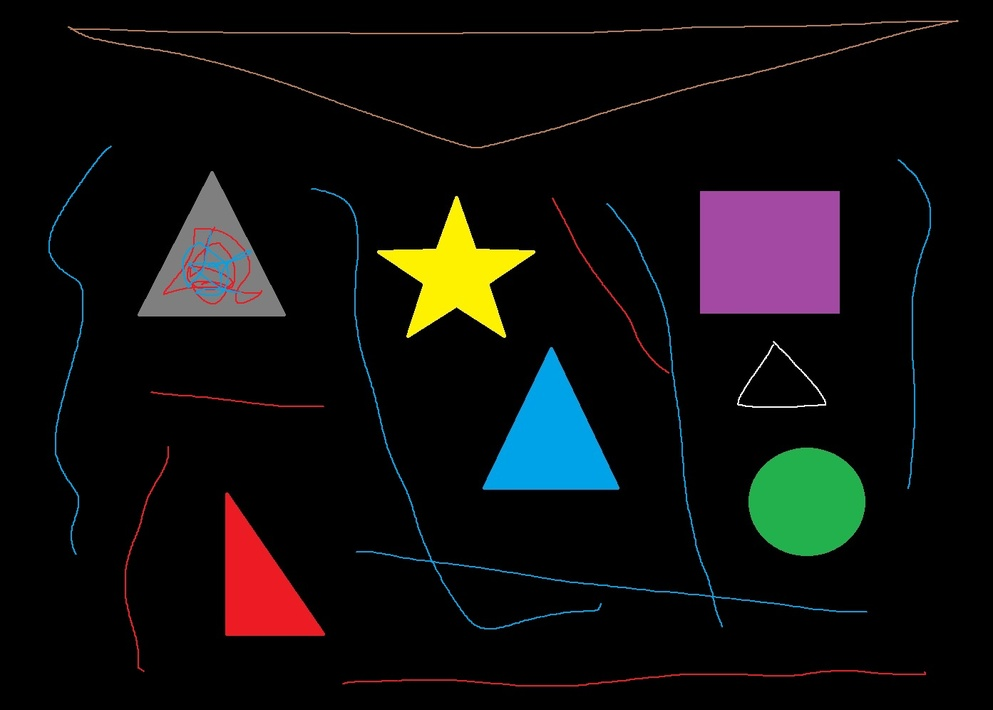
#> input picture Lab_work_3/image.jpg, 993 x 710 px, shrunk from 1393 x 996 before the run
$ python script2.py
#> lines starting #> are read from the running program, lines starting #| are printed output that depends on the picture; after the words box and inside, x2 and y2 are one past the last pixel; in counts of white or black regions, pixels touching at a corner belong together
"""
Виділення контору трикутника на цифровому растровому зображенні
"""

import cv2
from matplotlib import pyplot as plt


def show_image(image):
    """ Показ зображення """
    plt.imshow(image)
    plt.show()


def image_read(file_image):
    """ Зчитування зображення з файлу """
#> called with file_image = 'image.jpg'
    image = cv2.imread(file_image)
#> image is the input picture: shape (710, 993, 3); mean B, G, R 13.1, 13.5, 14.1
    image_in_rgb = cv2.cvtColor(image, cv2.COLOR_BGR2RGB)
    return image_in_rgb


def image_processing(image):
    """ Обробка зображення """
    gray = cv2.cvtColor(image, cv2.COLOR_RGB2GRAY)
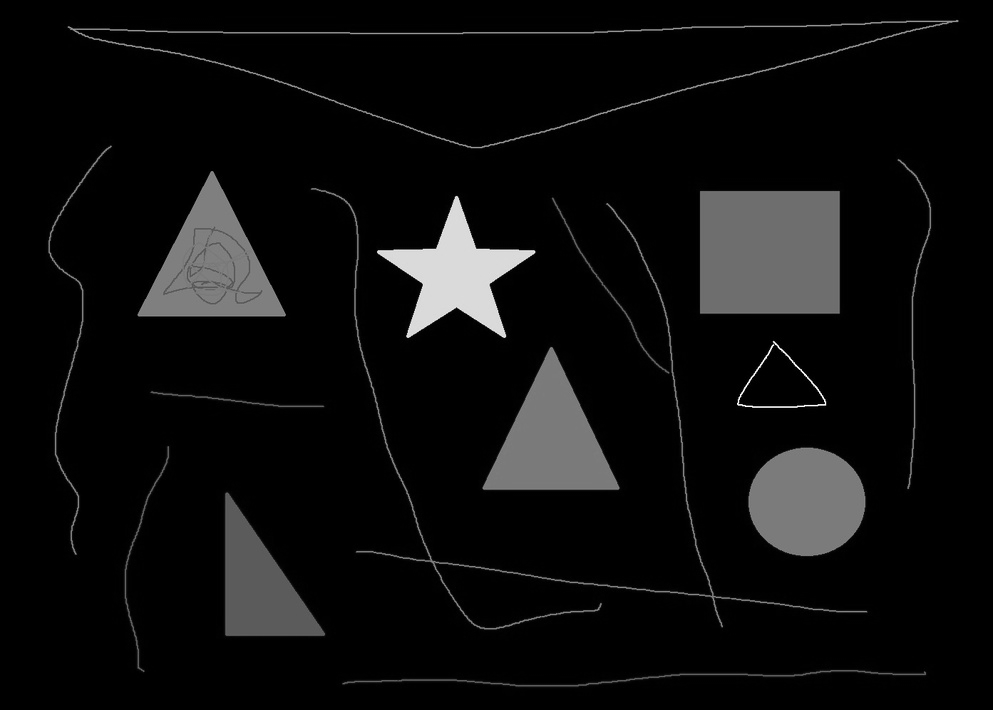
#> gray: shape (710, 993); min 0, max 255, mean 13.6
    blurred = cv2.GaussianBlur(gray, (5, 5), 0)
    edged = cv2.Canny(blurred, 50, 150)
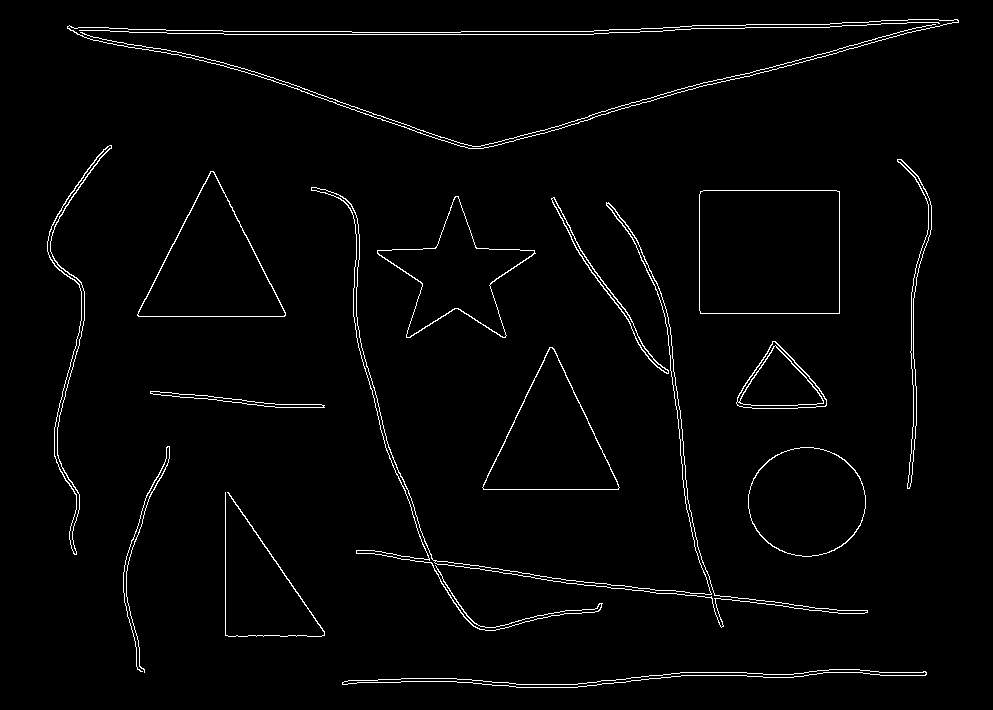
#> edged: shape (710, 993); 2.1% white in thin lines or dots, all inside (x1, y1, x2, y2) = (47, 19, 959, 688)
    kernel = cv2.getStructuringElement(cv2.MORPH_RECT, (5, 5))
    closed = cv2.morphologyEx(edged, cv2.MORPH_CLOSE, kernel)
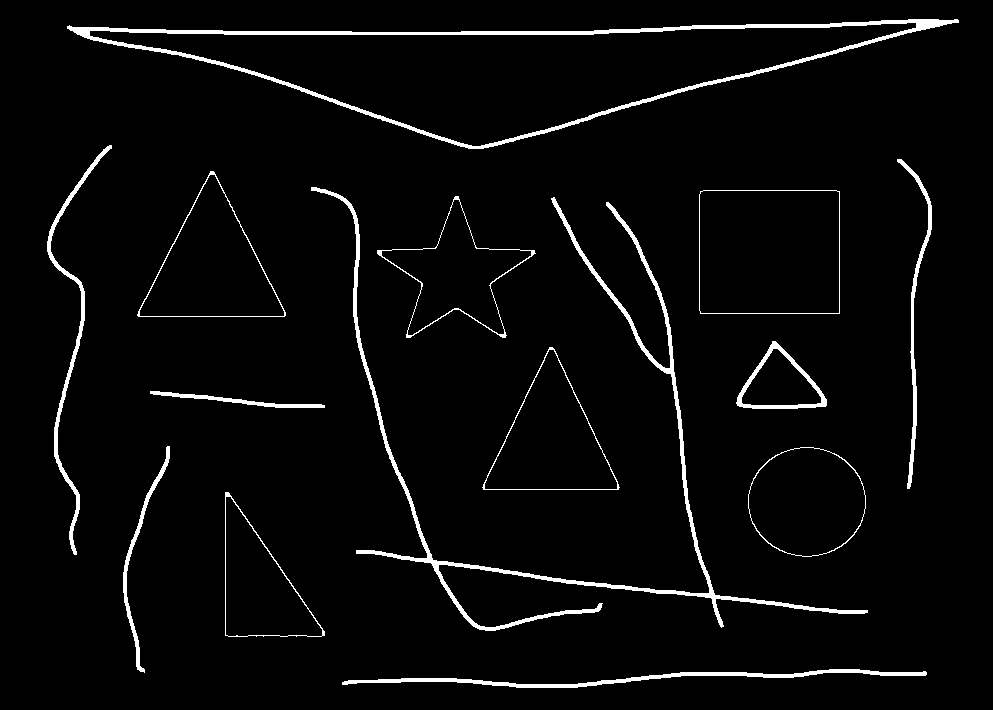
#> closed: shape (710, 993); 3.6% white; 14 white regions
    return closed


def image_contours(image):
    """ Знаходження контурів """
    contours, _ = cv2.findContours(image.copy(), cv2.RETR_EXTERNAL, cv2.CHAIN_APPROX_SIMPLE)
#> contours = 14 contours; largest, box (x1, y1, x2, y2) and area: (67, 19, 959, 149) 50492, (699, 190, 840, 314) 17209, (137, 171, 286, 317) 11166, (482, 347, 620, 490) 10136, (748, 447, 866, 557) 10023
    return contours


def save_result(file_name, image_in_rgb):
    """ Збереження результату у файл """
    image_in_bgr = cv2.cvtColor(image_in_rgb, cv2.COLOR_RGB2BGR)
    cv2.imwrite(file_name, image_in_bgr)


def image_recognition(image, contours):
    """ Розпізнавання трикутника """
    total_triangles = 0
    for contour in contours:
        peri = cv2.arcLength(contour, True)
        approx = cv2.approxPolyDP(contour, 0.05 * peri, True)
        if len(approx) == 3:
            cv2.drawContours(image, [approx], -1, (0, 255, 0), 4)
            total_triangles += 1
    return image, total_triangles


image_entrance = image_read("image.jpg")
show_image(image_entrance)

image_exit = image_processing(image_entrance)
show_image(image_exit)

image_contours = image_contours(image_exit)
#> image_contours has the same summary as contours in image_contours

result, total_figures = image_recognition(image_entrance, image_contours)
#> the loop in image_recognition, `for contour in contours:` made 14 passes
#> (peri, approx) on passes 1, 2, 3, 4, 5, 6, 7, 9, 11, 12, 13, 14: (1199.3, [[926, 672], [342, 684]]), (432.7, [[225, 492], [225, 635], [324, 635]]), (374.7, [[800, 447], [748, 508], [811, 556], [865, 495]]), (509.1, [[169, 446], [123, 572], [144, 672], [126, 571]]), (363.6, [[150, 391], [324, 407]]), (478.3, [[549, 347], [482, 487], [618, 489]]), (258.9, [[736, 402], [826, 405], [775, 341]]), (523.7, [[700, 191], [700, 313], [839, 313], [839, 191]]), (499.9, [[210, 171], [137, 315], [284, 316]]), (712.6, [[897, 159], [909, 488]]), (958.8, [[111, 145], [47, 241], [74, 554], [50, 241]]), (1897.8, [[958, 20], [67, 28], [483, 148]])
#> peri on passes 8, 10: 602.4, 3750.9
#> after the loop in image_recognition, `for contour in contours:`:
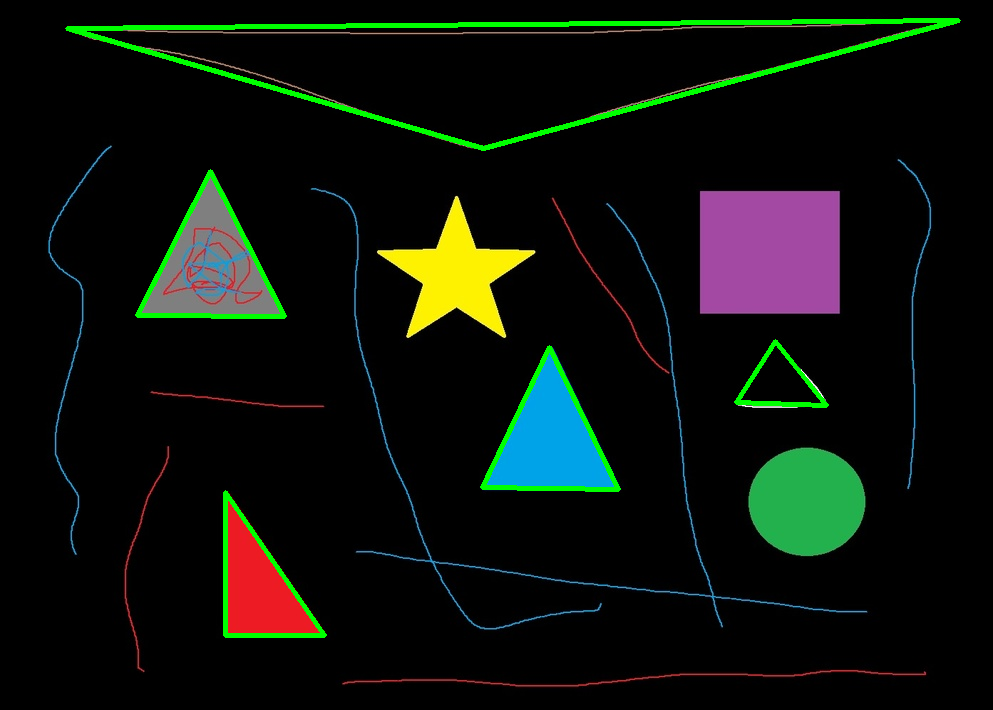
#> image: shape (710, 993, 3); mean R, G, B 12.9, 18.6, 11.9
#> after the loop in image_recognition, `for contour in contours:`: total_triangles = 5
#> total_figures = 5
print(f"Знайдено {total_figures} трикутних об'єктів")
#| Знайдено 5 трикутних об'єктів
save_result("image_recognition.jpg", result)
show_image(result)
